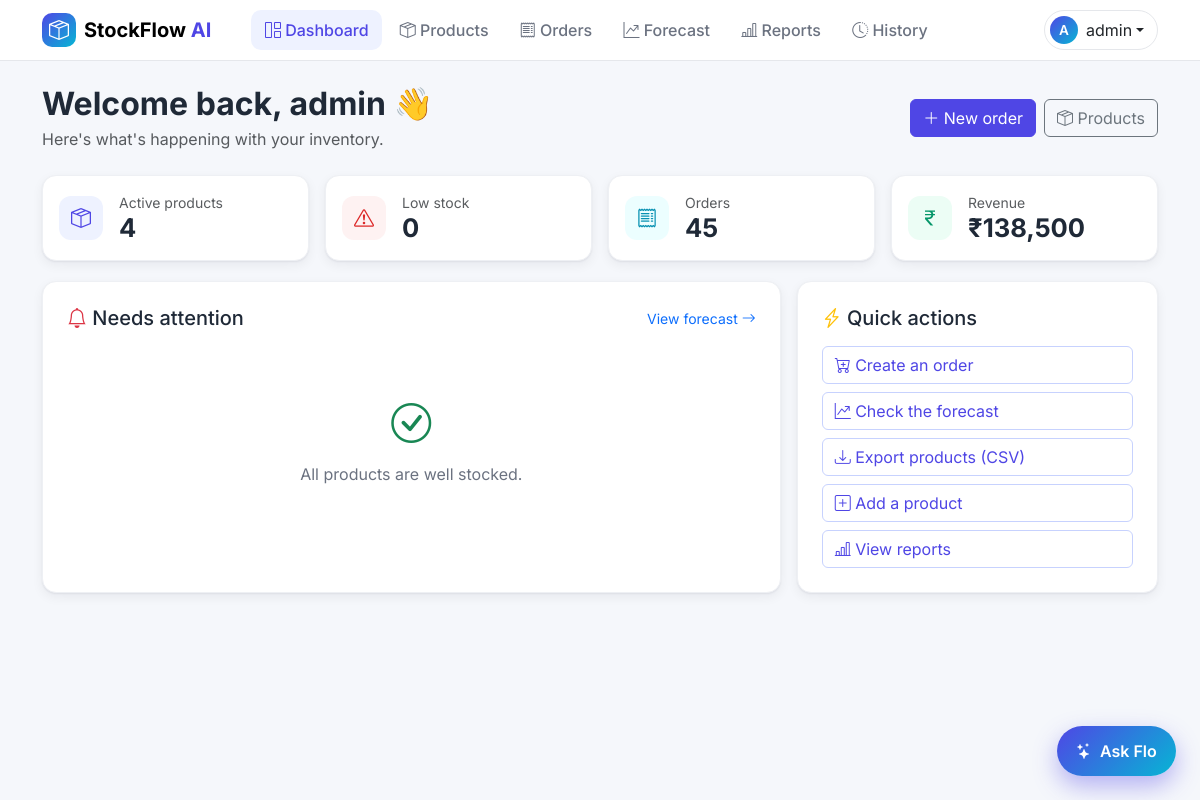
Page / (signed in) on the earlier database version.
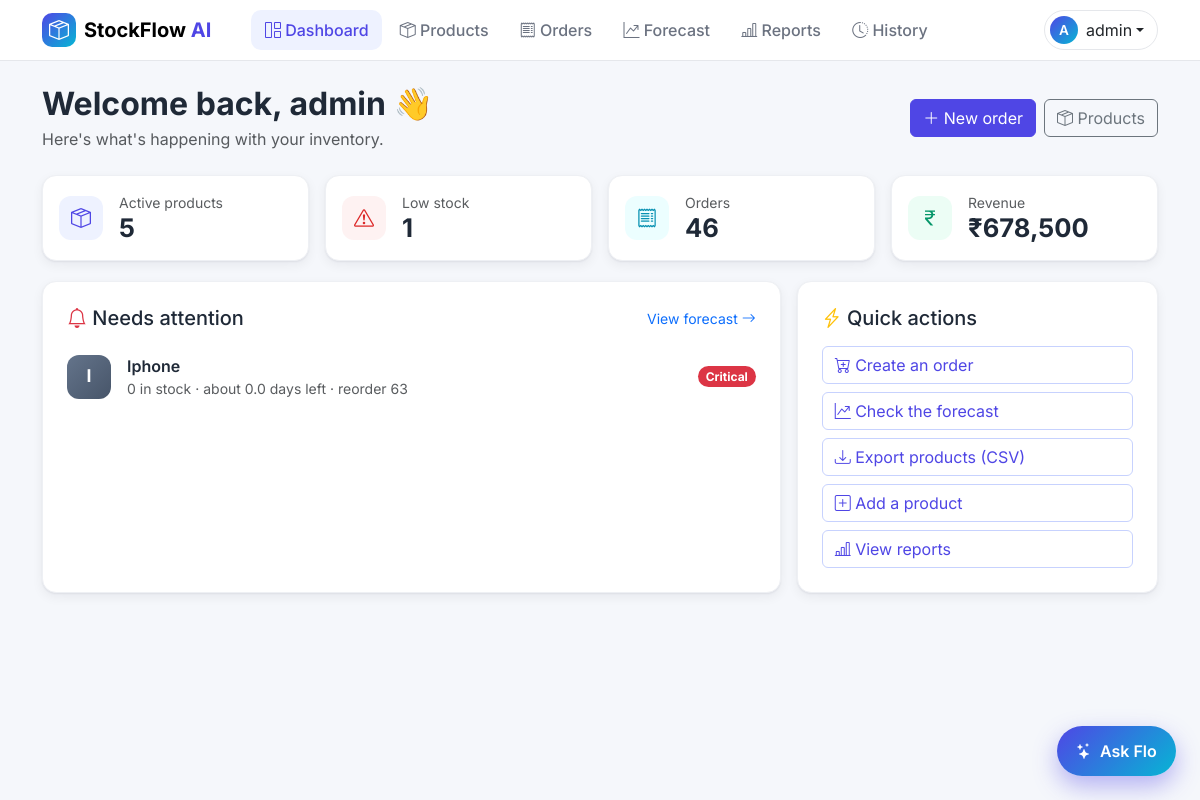
Same page on the later database version.
### app/models.py (models this page shows, shortened)
class Product(db.Model):
    id = db.Column(db.Integer, primary_key=True)
    name = db.Column(db.String(120), unique=True, nullable=False)
    quantity = db.Column(db.Integer, nullable=False, default=0)
    price = db.Column(db.Float, nullable=False)
    reorder_level = db.Column(db.Integer, nullable=False, default=10)
    is_active = db.Column(db.Boolean, nullable=False, default=True)

### app/routes.py (the view)
    @app.route("/")
    def home():
        if not current_user.is_authenticated:
            return render_template("home.html")
        forecast_rows = forecast_products()
        attention = [row for row in forecast_rows if needs_attention(row)][:ATTENTION_LIMIT]
        critical_count = sum(1 for row in forecast_rows if row["status"] == "critical")
        return render_template(
            "home.html",
            summary=inventory_summary(),
            attention=attention,
            critical_count=critical_count,
        )

### app/auth.py (called while the page is built)
@login_manager.user_loader
def load_user(user_id):
    return db.session.get(User, int(user_id))

### app/forecast.py (called while the page is built)
def as_utc(value):
    if value is not None and value.tzinfo is None:
        return value.replace(tzinfo=timezone.utc)
    return value

def sales_by_product(now, window_days):
    since = now - timedelta(days=window_days)
    units = func.sum(-StockMovement.change).label("units")
    first_sale = func.min(StockMovement.created_at).label("first_sale")
    query = (
        select(StockMovement.product_id, units, first_sale)
        .where(StockMovement.reason == "order", StockMovement.created_at >= since)
        .group_by(StockMovement.product_id)
    )
    return {
        row.product_id: (row.units, as_utc(row.first_sale))
        for row in db.session.execute(query)
    }

def classify(days_left, lead_time_days):
    if days_left <= lead_time_days:
        return "critical"
    if days_left <= lead_time_days * 2:
        return "warning"
    return "ok"

### app/models.py (called while the page is built)
    @property
    def is_admin(self):
        return self.role == "admin"

### app/routes.py (called while the page is built)
def needs_attention(row):
    if row["status"] in ("critical", "warning"):
        return True
    return row["status"] == "no data" and row["product"].is_low_stock

### app/templates/home.html (shortened to what the changed rows need)
{% extends "base.html" %}
{% block content %}
{% if current_user.is_authenticated %}
    <div class="sf-page-header">
        <div>
            <h1 class="mb-1">Welcome back, {{ current_user.username }} 👋</h1>
            <p class="text-muted mb-0">Here's what's happening with your inventory.</p>
        </div>
        <div class="d-flex flex-wrap gap-2">
            <a class="btn btn-primary" href="{{ url_for('new_order') }}"><i class="bi bi-plus-lg"></i> New order</a>
            <a class="btn btn-outline-secondary" href="{{ url_for('products') }}"><i class="bi bi-box-seam"></i> Products</a>
        </div>
    </div>
    <div class="row g-3">
        <div class="col-6 col-lg-3">
            <div class="sf-card sf-hover p-3 h-100 d-flex align-items-center gap-3">
                <div class="sf-icon tint-primary"><i class="bi bi-box-seam"></i></div>
                <div class="min-w-0">
                    <div class="small text-muted">Active products</div>
                    <div class="sf-kpi-value">{{ summary.total_products }}</div>
                </div>
            </div>
        </div>
        <div class="col-6 col-lg-3">
            <div class="sf-card sf-hover p-3 h-100 d-flex align-items-center gap-3">
                <div class="sf-icon tint-danger"><i class="bi bi-exclamation-triangle"></i></div>
                <div class="min-w-0">
                    <div class="small text-muted">Low stock</div>
                    <div class="sf-kpi-value">{{ summary.low_stock_count }}</div>
                </div>
            </div>
        </div>
        <div class="col-6 col-lg-3">
            <div class="sf-card sf-hover p-3 h-100 d-flex align-items-center gap-3">
                <div class="sf-icon tint-info"><i class="bi bi-receipt"></i></div>
                <div class="min-w-0">
                    <div class="small text-muted">Orders</div>
                    <div class="sf-kpi-value">{{ summary.order_count }}</div>
                </div>
            </div>
        </div>
        <div class="col-6 col-lg-3">
            {% if current_user.is_admin %}
                <div class="sf-card sf-hover p-3 h-100 d-flex align-items-center gap-3">
                    <div class="sf-icon tint-success"><i class="bi bi-currency-rupee"></i></div>
                    <div class="min-w-0">
                        <div class="small text-muted">Revenue</div>
                        <div class="sf-kpi-value text-truncate">₹{{ "{:,.0f}".format(summary.revenue) }}</div>
                    </div>
                </div>
            {% endif %}
        </div>
    </div>
    <div class="row g-3 mt-1">
        <div class="col-lg-8">
            <div class="sf-card p-4 h-100">
                <div class="d-flex justify-content-between align-items-center mb-3">
                    <h2 class="h5 mb-0"><i class="bi bi-bell text-danger"></i> Needs attention</h2>
                    <a href="{{ url_for('forecast') }}" class="small text-decoration-none">View forecast <i class="bi bi-arrow-right"></i></a>
                </div>
                {% for row in attention %}
                    <div class="d-flex align-items-center gap-3 py-2 {{ 'border-top' if not loop.first }}">
                        <div class="sf-avatar avatar-{{ row.product.id % 6 }}">{{ row.product.name[0]|upper }}</div>
                        <div class="flex-grow-1 min-w-0">
                            <div class="fw-semibold text-truncate">{{ row.product.name }}</div>
                            <div class="small text-muted">
                                {{ row.product.quantity }} in stock
                                {% if row.days_left is not none %} · about {{ row.days_left }} days left{% endif %}
                                {% if row.suggested_order %} · reorder {{ row.suggested_order }}{% endif %}
                            </div>
                        </div>
                        {% if row.status == "critical" %}
                            <span class="badge rounded-pill text-bg-danger">Critical</span>
                        {% elif row.status == "warning" %}
                            <span class="badge rounded-pill text-bg-warning">Warning</span>
                        {% else %}
                            <span class="badge rounded-pill text-bg-danger">Low stock</span>
                        {% endif %}
                    </div>
                {% else %}
                    <div class="sf-empty">
                        <i class="bi bi-check-circle text-success"></i>
                        All products are well stocked.
                    </div>
                {% endfor %}
            </div>
        </div>
        <div class="col-lg-4">
            <div class="sf-card p-4 h-100">
                <h2 class="h5 mb-3"><i class="bi bi-lightning-charge text-warning"></i> Quick actions</h2>
                <div class="d-grid gap-2">
                    <a class="btn btn-outline-primary text-start" href="{{ url_for('new_order') }}"><i class="bi bi-cart-plus"></i> Create an order</a>
                    <a class="btn btn-outline-primary text-start" href="{{ url_for('forecast') }}"><i class="bi bi-graph-up-arrow"></i> Check the forecast</a>
                    <a class="btn btn-outline-primary text-start" href="{{ url_for('export_products') }}"><i class="bi bi-download"></i> Export products (CSV)</a>
                    {% if current_user.is_admin %}
                        <a class="btn btn-outline-primary text-start" href="{{ url_for('new_product') }}"><i class="bi bi-plus-square"></i> Add a product</a>
                        <a class="btn btn-outline-primary text-start" href="{{ url_for('reports') }}"><i class="bi bi-bar-chart-line"></i> View reports</a>
                    {% endif %}
                </div>
            </div>
        </div>
    </div>
{% endif %}
{% endblock %}

Differences in the rows shown:
added Product: product "I", product.name "Iphone", product.quantity "0"
Other differences:
{{ summary.total_products }}: "4" → "5"
{{ summary.low_stock_count }}: "0" → "1"
{{ summary.order_count }}: "45" → "46"
{{ "{:,.0f}".format(summary.revenue) }}: "138,500" → "678,500"
new list line: "in stock · about 0.0 days left · reorder 63 Critical"
text no longer shown: "All products are well stocked."
